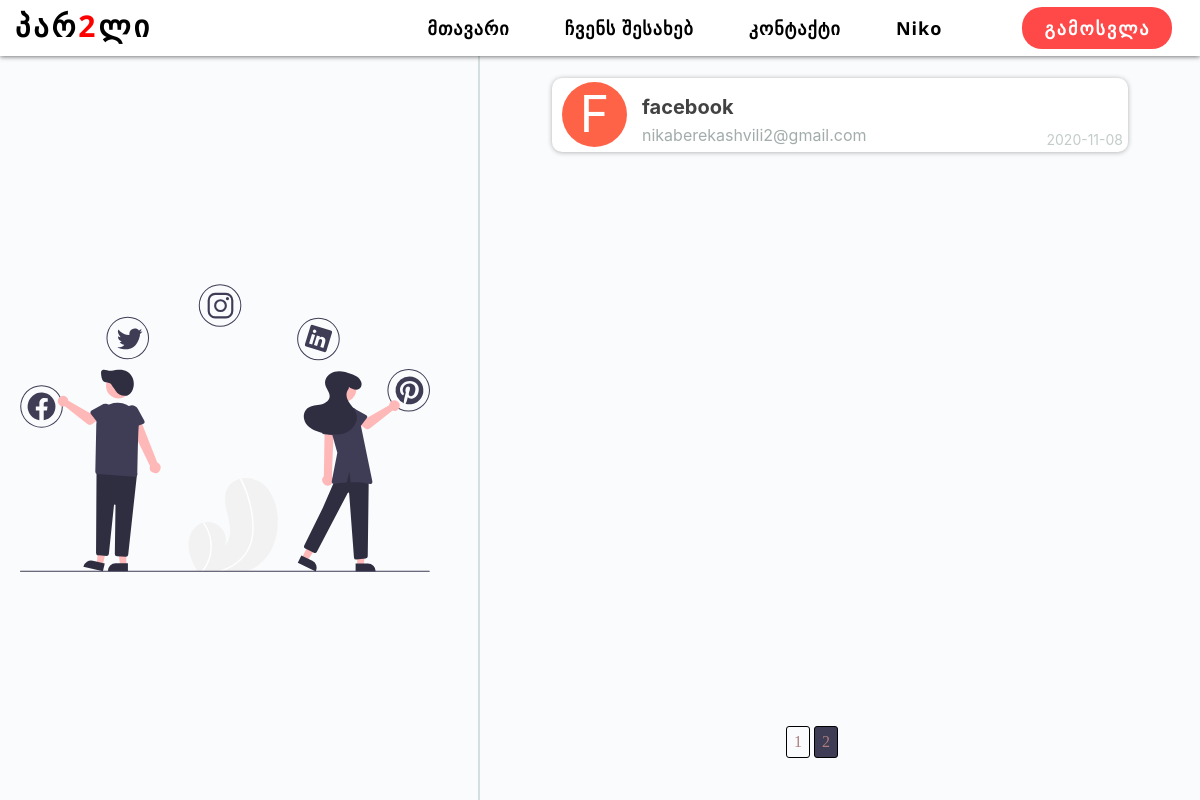
Screenshot of /my_accounts?page=2 (signed in) with the database file from the repository.
### passwordmanager/models.py (models this page shows, shortened)
class User(db.Model, UserMixin):
    id = db.Column(db.Integer, primary_key=True)
    first_name = db.Column(db.String(20), nullable=False)
    last_name = db.Column(db.String(20), nullable=False)
    email = db.Column(db.String(120), nullable=False)
    password = db.Column(db.String(60), nullable=False)
    accounts = db.relationship('Account', backref='owner', lazy=True)

class Account(db.Model):
    id = db.Column(db.Integer, primary_key=True)
    username = db.Column(db.String(20))
    email = db.Column(db.String(120))
    password = db.Column(db.String(60), nullable=False)
    site = db.Column(db.String(100), nullable=False)
    date_added = db.Column(db.DateTime, nullable=False, default=datetime.utcnow)
    user_id = db.Column(db.Integer, db.ForeignKey('user.id'), nullable=False)

### passwordmanager/routes.py (the view)
@app.route('/my_accounts', methods=['POST', 'GET'])
@login_required
def my_accounts():
    hex_color = '#fafa33'
    page = request.args.get('page', 1, type=int)
    accounts = Account.query.filter_by(owner = current_user).paginate(page=page, per_page=6)
    return render_template('my_accounts.html', accounts=accounts, color=hex_color)

### passwordmanager/models.py (called while the page is built)
@login_manager.user_loader
def load_user(user_id):
    return User.query.get(int(user_id))

### passwordmanager/templates/my_accounts.html
{% extends 'base.html' %}
{% block content %}
<div class="accounts-cont">
    <div class="accounts-p-cont">
        <img class="modal-pic" src="{{url_for('static', filename='pictures/my_account1.svg')}}" alt="">
    </div>
    <div class="accounts-info-cont">
        {% for account in accounts.items %}
        <div class="accounts-info">
            <div class="">
                <p class="acc-info-N">
                    {{ account.site[0] }}
                </p>
            </div>
            <div class="acc-info-desc">
                <a href="{{ url_for('account_show', account_id=account.id) }}"
                    class="acc-info-title">{{ account.site }}</a>
                <p class="acc-info-email">{{ account.email }}</p>
                <p class="acc-info-date">{{ account.date_added.strftime('%Y-%m-%d') }}</p>
            </div>
        </div>
        {% endfor %}
    </div>
    <div class="pages_cont">
        {% for page_num in accounts.iter_pages(left_edge=1, right_edge=1, left_current=1, right_current=2) %}
        {% if page_num %}
        {% if accounts.page == page_num %}
        <a class="page_selected" href="{{ url_for('my_accounts', page=page_num) }}">{{ page_num }}</a>
        {% else %}
        <a class="page" href="{{ url_for('my_accounts', page=page_num) }}">{{ page_num }}</a>
        {% endif %}
        {% else %}
        <p>...</p>
        {% endif %}
        {% endfor %}
    </div>
</div>
{% endblock %}

### passwordmanager/templates/base.html (shortened to what this page needs)
<!DOCTYPE html>
<html lang="en">
<head>
    <link rel="stylesheet" type='text/css' href="{{ url_for('static', filename='reset.css') }}">
    <link rel="stylesheet" type='text/css' href="{{ url_for('static', filename='style.css') }}">
</head>
<body>
    <div>
        <nav class="navbar">
            <div class="logo">
                <a href="{{ url_for('home') }}">პარ<span style="color: red;">2</span>ლი</a>
            </div>
            <ul class="nav-ul">
                <li class="li-l"><a href="{{ url_for('home') }}">მთავარი</a></li>
                <li class="li-l"><a href="{{ url_for('about') }}">ჩვენს შესახებ</a></li>
                <li class="li-l"><a href="{{ url_for('contact') }}">კონტაქტი</a></li>
                {% if current_user.is_authenticated %}
                <li class="li-l"><a href="{{ url_for('account') }}"
                        style="text-transform: capitalize;">{{ current_user.first_name }}</a></li>
                <li class="li-logout"><a href="{{ url_for('logout') }}">გამოსვლა</a></li>
                {% else %}
                <li class="li-l"><a href="{{ url_for('login') }}">შესვლა</a></li>
                <li class="li-r"><a href="{{ url_for('register') }}" id="nav-join-us">რეგისტრაცია</a></li>
                {% endif %}
            </ul>
        </nav>
        {% block content %}
        {% endblock %}
    </div>
</body>
</html>

### passwordmanager/static/style.css (style rules this page uses)
body { margin-top: 7vh; background-color: #f9fbfd; }
.navbar { display: flex; position: fixed; top: 0; width: 100%; background-color: #ffffff; z-index: 10; justify-content: space-between; align-items: center; height: 7vh; font-family: 'Open Sans', sans-serif; box-shadow: 0px 0.5px 5px rgba(0, 0, 0, 0.618); }
.navbar a { color: black; letter-spacing: 1px; font-size: 18px; font-weight: bold; }
.logo { display: flex; align-items: center; text-align: center; height: 7vh; padding-bottom: 4px; }
.logo a { width: 10%; color: black; font-size: 30px; font-weight: bolder; margin-left: 15px; letter-spacing: 3px; cursor: pointer; }
.nav-ul { display: flex; align-items: center; justify-content: space-around; width: 800px; }
.li-logout { background-color: rgba(255, 0, 0, 0.712); border-radius: 20px; margin-left: 25px; padding: 12px; display: flex; justify-content: center; width: 150px; }
.li-logout a { color: white; letter-spacing: 2px; }
.modal-pic { max-width: 90%; padding-left: 20px; }
.accounts-cont { display: flex; }
.accounts-p-cont { display: flex; width: 40%; height: 93vh; border-right: 2px solid #d4e0e0; }
.accounts-info-cont { display: flex; flex-direction: column; width: 60%; height: 93vh; align-items: center; font-family: -apple-system, BlinkMacSystemFont, 'Segoe UI', Roboto, Oxygen, Ubuntu, Cantarell, 'Open Sans', 'Helvetica Neue', sans-serif; }
.accounts-info { display: flex; width: 80%; height: 10%; background-color: #fff; align-items: center; border-radius: 10px; position: relative; margin-top: 3%; box-shadow: 0px 0.5px 5px rgba(0, 0, 0, 0.300); }
.acc-info-desc { display: flex; flex-direction: column; }
.acc-info-N { width: 65px; height: 65px; line-height: 65px; border-radius: 50%; font-size: 50px; color: #fff; text-align: center; background: #3f3d56; background: tomato; text-transform: uppercase; margin-right: 10px; margin-left: 10px; }
.acc-info-title { font-size: 20px; font-weight: bold; padding: 5px; margin-top: 10px; color: #424242; text-align: left; }
.acc-info-email { padding: 5px; color: #a3acac; }
.acc-info-date { position: absolute; bottom: 5px; right: 5px; font-size: 14px; color: #c3cbcb; }
.pages_cont { display: flex; justify-content: center; position: absolute; bottom: 5%; right: 30%; }
.pages_cont a { margin: 2px; border: 1px solid black; color: rgb(172, 125, 125); border-radius: 3px; padding: 7px; }
.page_selected { background: #3f3d56; }

### rows the page displays
User: first_name "Niko"
Account: site "F", site "facebook", email "nikaberekashvili2@gmail.com", date_added "2020-11-08"

### other values shown
{{ page_num }} "1"
{{ page_num }} "2"
